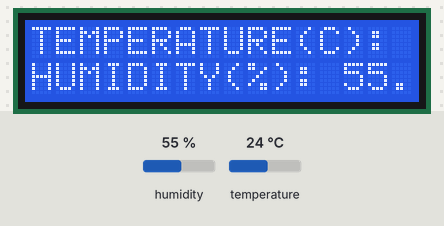
Simulated run of this sketch. Board: Arduino Uno, built with avr-gcc and run on an emulated ATmega328P. Parts: 16×2 character LCD. The inputs (shaded band) are chosen by the test bench; at power-on: humidity 55 %, temperature 24 °C. What the sketch prints to the serial monitor is not drawn.

Above: at 3.8 s.
3.9 s: humidity set to 22 %
At 6.9 s:
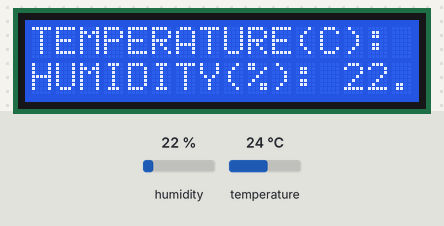
7.8 s: humidity set to 40 %
At 9.8 s:
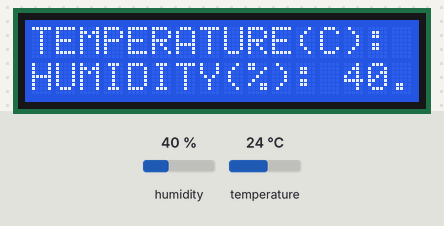
11.7 s: humidity set to 68 %
At 12.8 s:
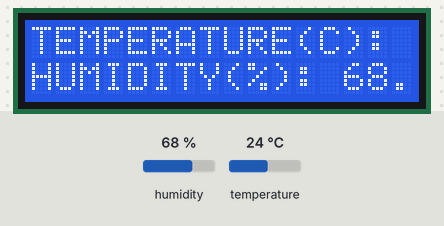
Timing chart, 0 to 14.7 s (numbered marks = the images above; inputs shaded):
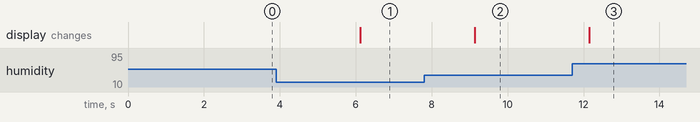

The sketch:

Real_Time_Weather_Display_using_FreeRTOS.ino
```cpp
#include <LiquidCrystal.h>
#include <Arduino_FreeRTOS.h>
#include "queue.h"
#include <DHT.h>

#define DHTPIN 2     // what pin we're connected to
#define DHTTYPE DHT22   // DHT 22
DHT dht(DHTPIN, DHTTYPE); // Initialize DHT sensor
LiquidCrystal lcd(8,9,10,11,12,13);
typedef struct
{
  float temperature;
  float humidity;
}Data_t;

QueueHandle_t queue_1; //Handle of the queue created

void setup()
{
  Serial.begin(9600);
  lcd.begin(16, 2);
  lcd.clear();
  queue_1 = xQueueCreate(3, sizeof(Data_t));
  if (queue_1 == NULL)
  {
    Serial.println("No space for data to be logged in"); //As queue could not be created
  }
  xTaskCreate(lcd_task, "LCD TASK", 200, NULL, 1, NULL);
  xTaskCreate(temp_task, "TEMPERATURE TASK", 200, NULL, 1, NULL);
  vTaskStartScheduler(); //starts the scheduler
}

void temp_task(void *pvParameters)
{
  BaseType_t xStatus;
  const TickType_t xTickstoWait = pdMS_TO_TICKS(500);
  Data_t datatosend;

  while(1)
  {
    datatosend.temperature = dht.readTemperature();
    datatosend.humidity = dht.readHumidity();
    xStatus = xQueueSend(queue_1, &datatosend, xTickstoWait);
    if(xStatus != pdPASS)
    {
      Serial.println("The data could not be sent to the Queue...");
    }
    else
    {
      Serial.print("Sent the data to the queue");
    }
    vTaskDelay(pdMS_TO_TICKS(1000));
  }
}

void lcd_task(void *pvParameters)
{
  BaseType_t xStatus;
  Data_t datatoreceive;
  while(1)
  {
    xStatus = xQueueReceive(queue_1, &datatoreceive, portMAX_DELAY);

    if(xStatus == pdPASS)
    {
      lcd.setCursor(0, 0);
      lcd.print("TEMPERATURE(C): ");
      lcd.print(datatoreceive.temperature);
      lcd.setCursor(0, 1);
      lcd.print("HUMIDITY(%): ");
      lcd.print(datatoreceive.humidity);
      delay(1000);
    }
    else
    {
      lcd.setCursor(0,0);
      lcd.print("Waiting for data");
      delay(1000);
    }
  }
}

void loop(){}
```

Measured:
- after the input at 3.9 s, the display: changes after 2.2 s (image 1)
- after the input at 7.8 s, the display: changes after 1.3 s (image 2)
- after the input at 11.7 s, the display: changes after 0.45 s (image 3)
